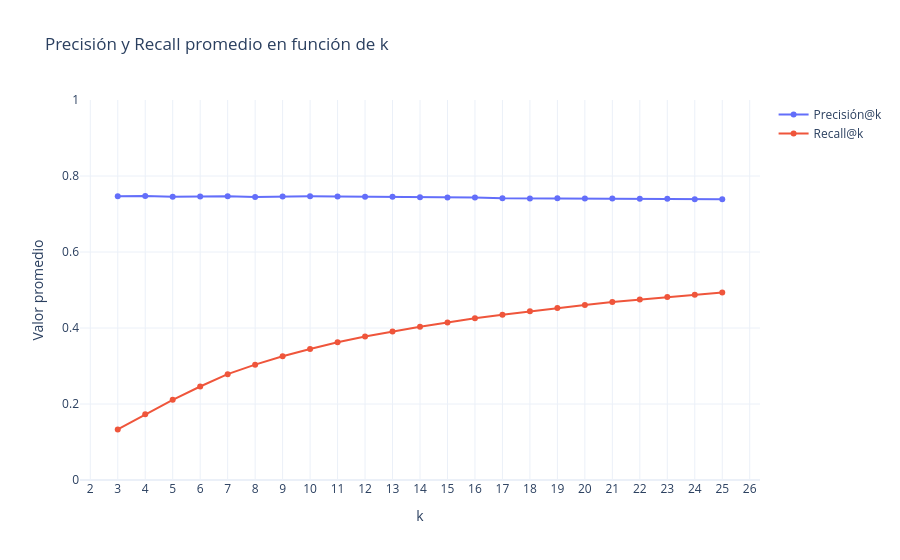

Source (notebook cell):
### Code cell
import plotly.graph_objects as go
import numpy as np

ks = list(range(3, 26))
mean_precisions = []
mean_recalls = []

for k in ks:
    precisions, recalls = precision_recall_at_k(svd_predictions, k=k, threshold=3.5)
    mean_precisions.append(np.mean(list(precisions.values())))
    mean_recalls.append(np.mean(list(recalls.values())))


fig = go.Figure()


fig.add_trace(go.Scatter(
    x=ks, y=mean_precisions,
    mode='lines+markers',
    name='Precisión@k'
))


fig.add_trace(go.Scatter(
    x=ks, y=mean_recalls,
    mode='lines+markers',
    name='Recall@k'
))


fig.update_layout(
    title='Precisión y Recall promedio en función de k',
    xaxis_title='k',
    yaxis_title='Valor promedio',
    xaxis=dict(tickmode='linear'),
    yaxis=dict(range=[0,1]),
    template='plotly_white'
)

fig.show()

### Figure 1 — Plotly figure (JSON) as saved in the notebook; plotly's stock layout.template omitted (floating-point values rounded to 4 significant figures)
{"data": [{"mode": "lines+markers", "name": "Precisión@k", "type": "scatter", "x": [3, 4, 5, 6, 7, 8, 9, 10, 11, 12, 13, 14, 15, 16, 17, 18, 19, 20, 21, 22, 23, 24, 25], "y": [0.7465, 0.7475, 0.7457, 0.7462, 0.747, 0.7448, 0.7459, 0.7464, 0.7457, 0.7453, 0.7451, 0.7443, 0.7436, 0.7435, 0.7414, 0.7411, 0.7413, 0.7405, 0.7407, 0.7401, 0.7398, 0.7391, 0.7387]}, {"mode": "lines+markers", "name": "Recall@k", "type": "scatter", "x": [3, 4, 5, 6, 7, 8, 9, 10, 11, 12, 13, 14, 15, 16, 17, 18, 19, 20, 21, 22, 23, 24, 25], "y": [0.1329, 0.1731, 0.2109, 0.2461, 0.2786, 0.3035, 0.3258, 0.345, 0.3625, 0.3774, 0.391, 0.4033, 0.4145, 0.4257, 0.4349, 0.444, 0.4527, 0.4605, 0.4681, 0.4748, 0.4813, 0.4875, 0.4935]}], "layout": {"title": {"text": "Precisión y Recall promedio en función de k"}, "xaxis": {"tickmode": "linear", "title": {"text": "k"}}, "yaxis": {"range": [0, 1], "title": {"text": "Valor promedio"}}}}
